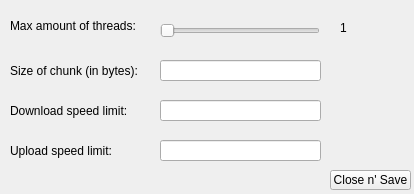
<?xml version="1.0" encoding="UTF-8"?>
<ui version="4.0">
 <class>Form</class>
 <widget class="QWidget" name="Form">
  <property name="geometry">
   <rect>
    <x>0</x>
    <y>0</y>
    <width>414</width>
    <height>194</height>
   </rect>
  </property>
  <property name="windowTitle">
   <string>Form</string>
  </property>
  <widget class="QLabel" name="label">
   <property name="geometry">
    <rect>
     <x>10</x>
     <y>16</y>
     <width>141</width>
     <height>20</height>
    </rect>
   </property>
   <property name="text">
    <string>Max amount of threads:</string>
   </property>
  </widget>
  <widget class="QSlider" name="horizontalSlider">
   <property name="geometry">
    <rect>
     <x>160</x>
     <y>20</y>
     <width>160</width>
     <height>21</height>
    </rect>
   </property>
   <property name="minimum">
    <number>1</number>
   </property>
   <property name="maximum">
    <number>10</number>
   </property>
   <property name="value">
    <number>1</number>
   </property>
   <property name="orientation">
    <enum>Qt::Horizontal</enum>
   </property>
  </widget>
  <widget class="QLabel" name="label_2">
   <property name="geometry">
    <rect>
     <x>10</x>
     <y>60</y>
     <width>141</width>
     <height>21</height>
    </rect>
   </property>
   <property name="text">
    <string>Size of chunk (in bytes): </string>
   </property>
  </widget>
  <widget class="QLineEdit" name="lineEdit">
   <property name="geometry">
    <rect>
     <x>160</x>
     <y>60</y>
     <width>161</width>
     <height>21</height>
    </rect>
   </property>
  </widget>
  <widget class="QLabel" name="label_3">
   <property name="geometry">
    <rect>
     <x>10</x>
     <y>100</y>
     <width>151</width>
     <height>21</height>
    </rect>
   </property>
   <property name="text">
    <string>Download speed limit:</string>
   </property>
  </widget>
  <widget class="QLineEdit" name="lineEdit_2">
   <property name="geometry">
    <rect>
     <x>160</x>
     <y>100</y>
     <width>161</width>
     <height>21</height>
    </rect>
   </property>
  </widget>
  <widget class="QLabel" name="label_4">
   <property name="geometry">
    <rect>
     <x>340</x>
     <y>20</y>
     <width>71</width>
     <height>16</height>
    </rect>
   </property>
   <property name="text">
    <string>1</string>
   </property>
  </widget>
  <widget class="QLabel" name="label_5">
   <property name="geometry">
    <rect>
     <x>10</x>
     <y>140</y>
     <width>151</width>
     <height>21</height>
    </rect>
   </property>
   <property name="text">
    <string>Upload speed limit:</string>
   </property>
  </widget>
  <widget class="QLineEdit" name="lineEdit_3">
   <property name="geometry">
    <rect>
     <x>160</x>
     <y>140</y>
     <width>161</width>
     <height>21</height>
    </rect>
   </property>
  </widget>
  <widget class="QPushButton" name="pushButton">
   <property name="geometry">
    <rect>
     <x>330</x>
     <y>170</y>
     <width>81</width>
     <height>20</height>
    </rect>
   </property>
   <property name="text">
    <string>Close n' Save</string>
   </property>
  </widget>
 </widget>
 <resources/>
 <connections/>
</ui>
